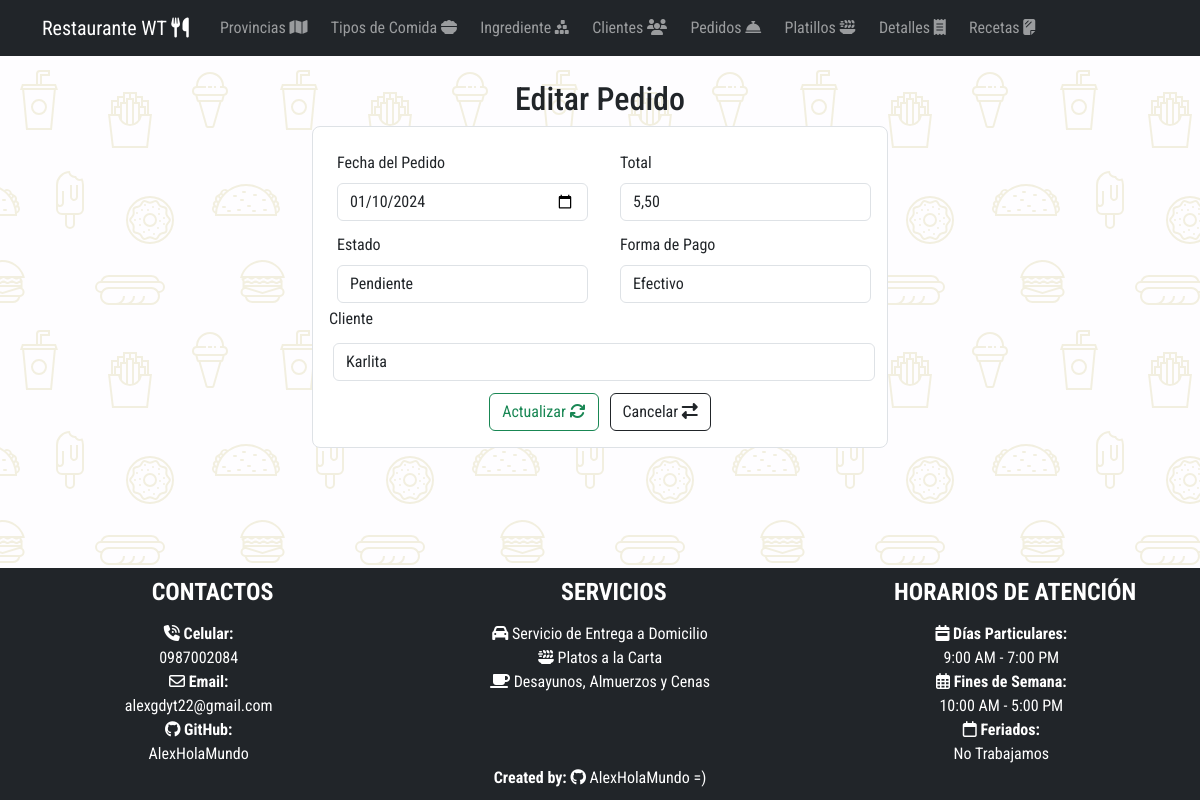
Page /editarPedido/3 on the committed database.
### Aplicaciones/RestauranteWT/models.py (models this page shows, shortened)
class Pedido(models.Model):
    idPedido_wt = models.AutoField(primary_key=True)
    fechaPedido_wt = models.DateField()
    total_wt = models.DecimalField(max_digits=8, decimal_places=2)
    estado_wt = models.CharField(max_length=20)
    metodo_pago_wt = models.CharField(max_length=30)
    cliente_wt = models.ForeignKey(Cliente, null=True, blank=True, on_delete=models.CASCADE)

### Aplicaciones/RestauranteWT/views.py (the view)
# urls.py: path('editarPedido/<int:id>', views.editarPedido),
def editarPedido(request, id):
    pedidoEditar=Pedido.objects.get(idPedido_wt=id)
    clienteBdd=Cliente.objects.all()
    return render(request, 'editarPedido.html', {'pedido':pedidoEditar, 'clientes':clienteBdd})

### Aplicaciones/RestauranteWT/templates/editarPedido.html (shortened to what this page needs)
 {% extends "plantilla.html" %} {% block contenido %}
<div class="container w-50 mt-4 mb-4">
  <h2 class="text-center">Editar Pedido</h2>
  <form
    class="border p-3 rounded-3"
    action="/actualizarPedido/"
    method="POST"
    enctype="multipart/form-data"
  >
    <div class="row">
      <div class="col-md-6">
        <div class="m-1">
          <label for="" class="form-label m-1">Fecha del Pedido</label>
          <input
            type="date"
            required
            class="form-control m-1"
            value="{{pedido.fechaPedido_wt | date:'Y-m-d'}}"
            name="fechaPedido_wt"
            id="fechaPedido_wt"
          />
        </div>
      </div>
      <div class="col-md-6">
        <div class="m-1">
          <label for="" class="form-label m-1">Total</label>
          <input
            type="decimal"
            required
            class="form-control m-1"
            placeholder="Ej. 10.99"
            value="{{pedido.total_wt}}"
            name="total_wt"
            id="total_wt"
          />
        </div>
      </div>
    </div>
    <div class="row">
      <div class="col-md-6">
        <div class="m-1">
          <label for="" class="form-label m-1">Estado</label>
          <input
            type="text"
            required
            class="form-control m-1"
            placeholder="Ej. Pendiente"
            value="{{pedido.estado_wt}}"
            name="estado_wt"
            id="estado_wt"
          />
        </div>
      </div>
      <div class="col-md-6">
        <div class="m-1">
          <label for="" class="form-label m-1">Forma de Pago</label>
          <input
            type="text"
            required
            class="form-control m-1"
            placeholder="Ej. Transferencia Bancaria"
            value="{{pedido.metodo_pago_wt}}"
            name="metodo_pago_wt"
            id="metodo_pago_wt"
          />
        </div>
      </div>
    </div>
    <div class="row">
      <div class="col-md-12">
        <label for="" class="form-label">Cliente</label>
        <select
          name="idCliente_wt"
          required
          class="form-control m-1"
          id="idCliente_wt"
        >
          {% for cliente in clientes %}
          <option value="{{cliente.idCliente_wt}}">
            {{cliente.nombre_wt}}
          </option>
          {% endfor %}
        </select>
      </div>
    </div>
    <center class="mt-2">
      <button type="submit" name="button" class="btn btn-outline-success">
        Actualizar <i class="fa-solid fa-arrows-rotate"></i></button
      >&nbsp;&nbsp;
      <a href="/listaPedido/" class="btn btn-outline-dark">
        Cancelar <i class="fa-solid fa-right-left"></i
      ></a>
    </center>
  </form>
</div>
{% endblock contenido %}

### crudRestaurante/static/css/styles.css (style rules this page uses)
body { font-family: 'Great Vibes', cursive; font-family: 'PT Sans', sans-serif; font-family: 'PT Sans Narrow', sans-serif; font-family: 'Roboto Condensed', sans-serif; padding-bottom: 210px !important; padding-top: 56px; background-color: #fefdff; }
form { background-color: #fff; }

### rows in the picture
Pedido: fechaPedido_wt "01/10/2024", total_wt "5,50", estado_wt "Pendiente", metodo_pago_wt "Efectivo"

### other values in the picture
form field idCliente_wt "Karlita"
